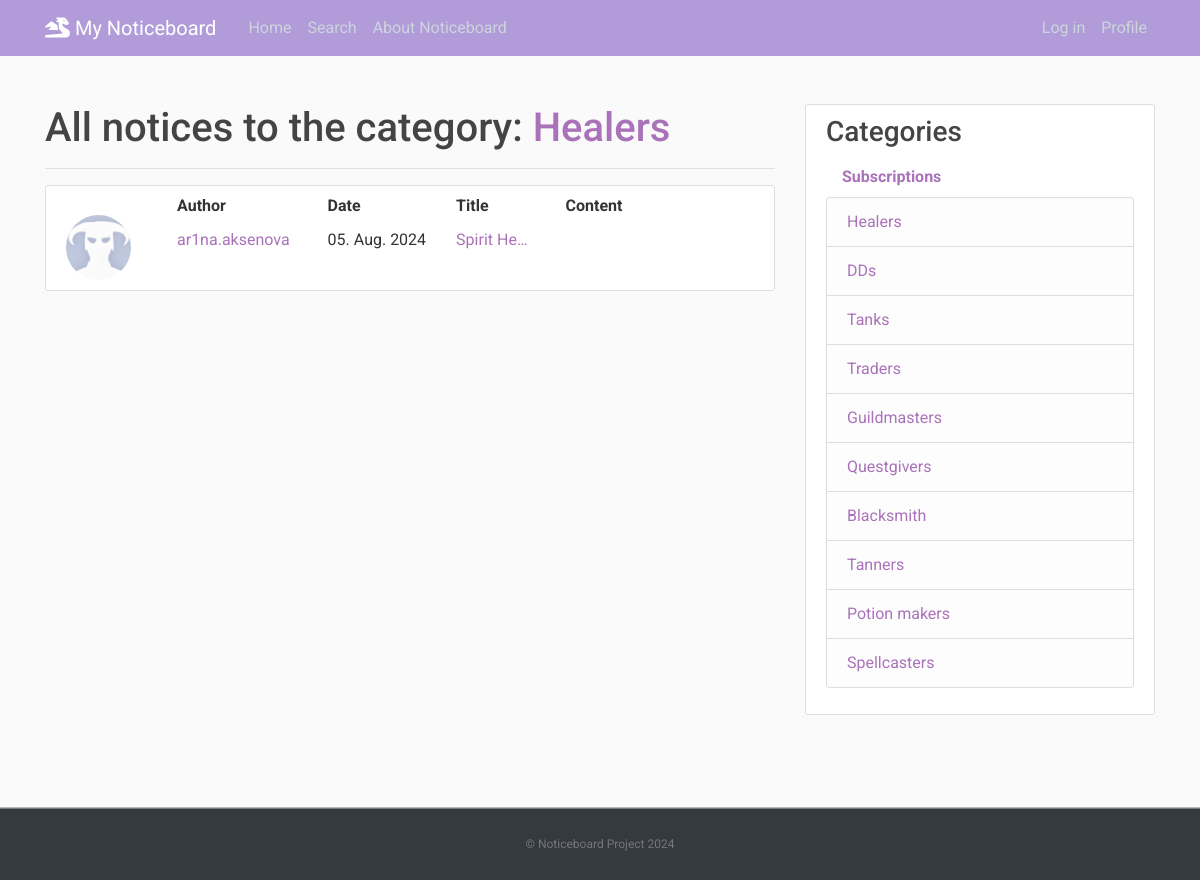
Page /category/2 on the committed database.
### Noticeboard/models.py (models this page shows, shortened)
class Category(models.Model):
    category_name = models.CharField(default=1, max_length=255, unique=True)
    def __str__(self):
        return str(self.category_name)

class Notice(models.Model):
    title = models.CharField(max_length=100)
    content = QuillField()
    date_posted = models.DateTimeField(auto_now_add=True)
    author = models.ForeignKey(User, on_delete=models.CASCADE)
    category = models.ForeignKey(Category, on_delete=models.CASCADE, related_name='name')

### users/models.py (models this page shows, shortened)
class Profile(models.Model):
    user = models.OneToOneField(User, on_delete=models.CASCADE)
    image = models.ImageField(default='default.jpg', upload_to='profile_pics')

### Noticeboard/views.py (the view)
# urls.py: path('category/<int:pk>', OneCategoryListView.as_view(), name='category'),
class OneCategoryListView(NoticeListView):
    model = Notice
    template_name = 'category_list.html'
    context_object_name = 'category'
    paginate_by = 10
    def get_queryset(self):
        self.category = get_object_or_404(Category, id=self.kwargs['pk'])
        queryset = Notice.objects.filter(category=self.category).order_by('-date_posted')
        return queryset

### templates/category_list.html (shortened to what this page needs)
{% extends 'flatpages/base.html' %}
{% block content %}
   <h1>All notices to the category: <span style="color:#AA72B9">{{ view.category }}</span></h1>
   <hr>
   {% if category %}
    <article class="media content-section">
        <div class="media-body">
            <table class="padding-table-columns">
                <tr>
                    <td></td>
                    <td style="font-weight:bold">Author</td>
                    <td style="font-weight:bold">Date</td>
                    <td style="font-weight:bold">Title</td>
                    <td style="font-weight:bold">Content</td>
                </tr>
                {% for notice in category %}
                <tr>
                    <td><img class="rounded-circle article-img" src="{{ notice.author.profile.image.url }}"></td>
                    <td><p class="article-content"><a class="mr-2" style="color:#AA72B9" href="{% url 'users-notices' notice.author.username %}">{{ notice.author }}</a></p></td>
                    <td><p class="article-content">{{ notice.date_posted|date:'d. M. Y'}}</p></td>
                    <td><p class="article-content"><a class="mr-2" style="color:#AA72B9" href="{% url 'notice-detail' notice.id %}">{{ notice.title|truncatechars:10 }}</a></p></td>
                    <td><p class="article-content">{{ notice.content.html|truncatechars:20|safe}}</p></td>
                </tr>
                {% endfor %}
           </table>
        </div>
    </article>
   {% endif %}
{% endblock content %}

### static/css/main.css (style rules this page uses)
body, html { width:100%; height:100% }
body { margin:0; padding:0; background: #fafafa; color: #333333; margin-top: 5rem; font-family:Roboto; }
h1, h2, h3, h4, h5, h6 { color: #444444; }
.padding-table-columns td { padding:0 30px 0 0; }
.content-section { background: #ffffff; padding: 10px 20px; border: 1px solid #dddddd; border-radius: 3px; margin-bottom: 20px; }
.article-content { white-space: pre-line; }
.article-img { height: 65px; width: 65px; margin-right: 16px; }

### rows in the picture
Category: category "Healers"
Notice: author.profile.image (placeholder picture), author "ar1na.aksenova", date_posted "05. Aug. 2024", title "Spirit He…"
